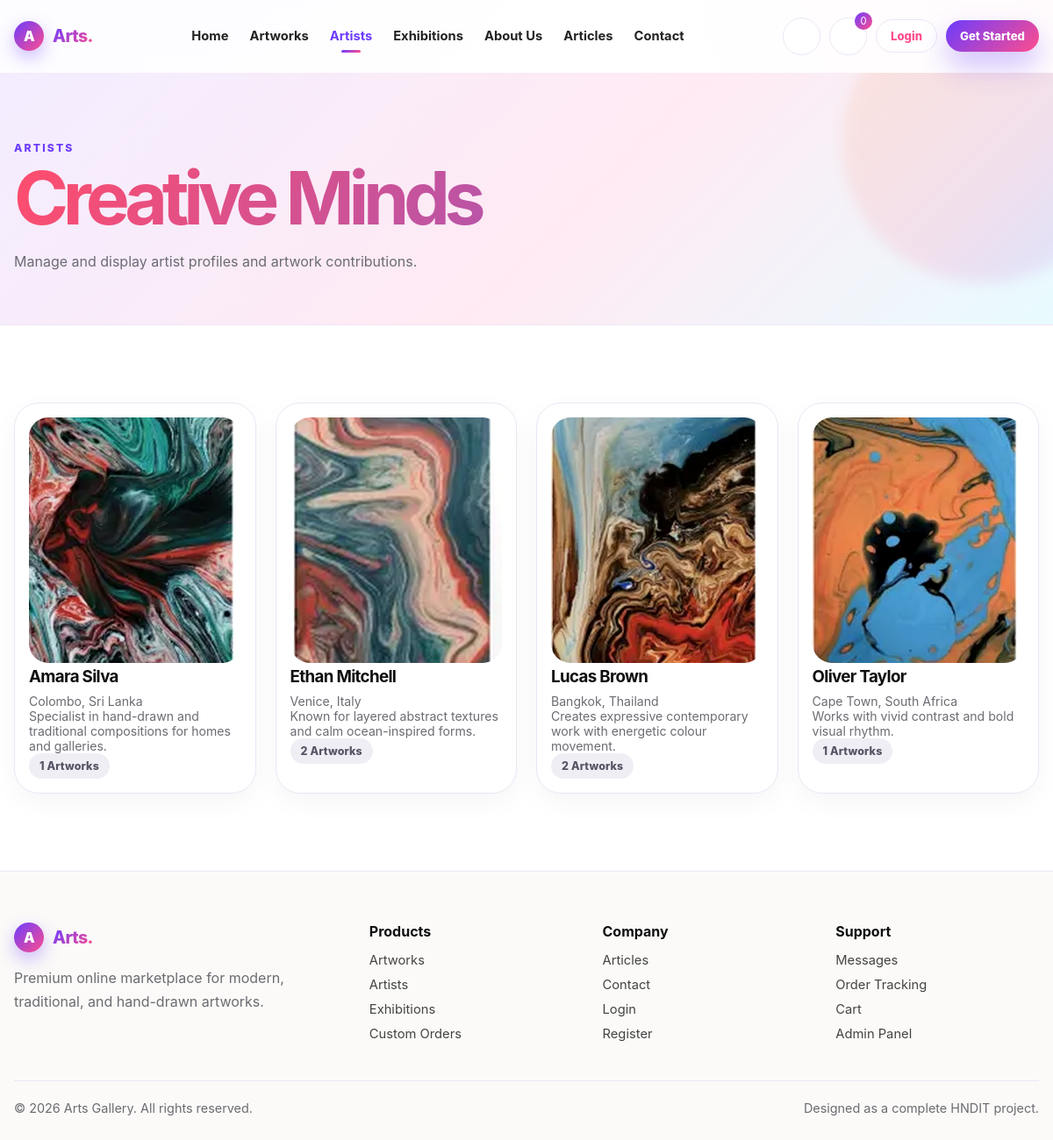
Screenshot of /artists.php with the database file from the repository.
### tables this page shows
CREATE TABLE artists (
    id INT AUTO_INCREMENT PRIMARY KEY,
    name VARCHAR(120) NOT NULL,
    location VARCHAR(120) NULL,
    bio TEXT NULL,
    image VARCHAR(255) NULL,
    created_at TIMESTAMP DEFAULT CURRENT_TIMESTAMP
);

### includes/helpers.php (called while the page is built, shortened)
<?php
function url(string $path = ''): string
{
    return BASE_URL . ltrim($path, '/');
}
function e(?string $value): string
{
    return htmlspecialchars($value ?? '', ENT_QUOTES, 'UTF-8');
}

### artists.php (the view, shortened to what this page needs)
<?php
require_once __DIR__ . '/includes/helpers.php';
require_once __DIR__ . '/config/database.php';
$artists = $pdo->query("SELECT artists.*, COUNT(artworks.id) AS artwork_count FROM artists LEFT JOIN artworks ON artists.id = artworks.artist_id GROUP BY artists.id ORDER BY artists.name")->fetchAll();
require_once __DIR__ . '/includes/header.php';
?>
<section class="page-hero"><div class="container"><span class="eyebrow">Artists</span><h1>Creative Minds</h1><p>Manage and display artist profiles and artwork contributions.</p></div></section>
<section class="section"><div class="container"><div class="grid-4">
<?php foreach ($artists as $artist): ?>
    <article class="artist-card">
        <img src="<?= url($artist['image']) ?>" alt="<?= e($artist['name']) ?>">
        <h3><?= e($artist['name']) ?></h3>
        <p><?= e($artist['location']) ?></p>
        <p><?= e($artist['bio']) ?></p>
        <span class="badge"><?= (int)$artist['artwork_count'] ?> Artworks</span>
    </article>
<?php endforeach; ?>
</div></div></section>
<?php require_once __DIR__ . '/includes/footer.php'; ?>

### assets/css/style.css (style rules this page uses)
:root { --bg: #ffffff; --bg-soft: #f6f4f1; --bg-cream: #fbfaf8; --text: #0e0e0f; --muted: #6b6b72; --line: #e9e4dd; --dark: #050505; --dark-soft: #191919; --success: #0c7a43; --danger: #b11d2a; --warning: #a36a00; --shadow: 0 24px 70px rgba(13, 13, 13, 0.10); --shadow-soft: 0 16px 35px rgba(13, 13, 13, 0.08); --radius-xl: 36px; --radius-lg: 24px; --radius-md: 16px; --container: 1180px; }
* { box-sizing: border-box; }
*::before, *::after { box-sizing: border-box; }
html { scroll-behavior: smooth; overflow-x: hidden; }
body { margin: 0; font-family: Inter, ui-sans-serif, system-ui, -apple-system, BlinkMacSystemFont, "Segoe UI", sans-serif; color: var(--text); background: var(--bg); overflow-x: hidden; min-width: 320px; }
img, svg { max-width: 100%; }
.container { width: min(100% - 32px, var(--container)); margin-inline: auto; }
.eyebrow { font-size: .76rem; font-weight: 850; text-transform: uppercase; letter-spacing: .18em; color: #4a4a4a; }
.hero h1, .section-head h2, .page-hero h1 { margin: 10px 0 18px; font-size: clamp(2.55rem, 7vw, 5.4rem); line-height: .94; letter-spacing: -.075em; }
.section { padding: 88px 0; }
.grid-4 { display: grid; grid-template-columns: repeat(4, 1fr); gap: 22px; }
.art-card h3, .article-card h3, .artist-card h3 { margin: 0 0 8px; letter-spacing: -.035em; }
.badge { display: inline-flex; align-items: center; padding: 7px 12px; border-radius: 999px; background: #f0ede8; color: #202020; font-size: .78rem; font-weight: 760; }
.artist-card { padding: 16px; border-radius: 28px; background: #fff; border: 1px solid var(--line); box-shadow: 0 10px 30px rgba(0,0,0,.04); }
.artist-card img { width: 100%; height: 280px; object-fit: cover; border-radius: 22px; }
.artist-card p { color: var(--muted); margin: 0; font-size: .88rem; }
.page-hero { padding: 74px 0 42px; background: var(--bg-cream); border-bottom: 1px solid var(--line); }
.page-hero p { color: var(--muted); line-height: 1.75; max-width: 740px; }
:root { --accent: #ff4d6d; --accent-2: #6c5ce7; --accent-3: #00b8a9; --accent-4: #ffb703; --accent-5: #2d9cdb; --ink: #14121f; --grad-warm: linear-gradient(120deg, #ff4d6d 0%, #ff8a5b 50%, #ffb703 100%); --grad-cool: linear-gradient(120deg, #6c5ce7 0%, #2d9cdb 55%, #00b8a9 100%); --grad-candy: linear-gradient(120deg, #ff4d6d 0%, #6c5ce7 100%); --bg-soft: #f6f2fb; --bg-cream: #fbf7ff; --line: #ece5f4; }
body { background: radial-gradient(1100px 600px at 8% -8%, rgba(108,92,231,.10), transparent 60%), radial-gradient(900px 520px at 100% 0%, rgba(255,77,109,.10), transparent 55%), radial-gradient(900px 700px at 50% 120%, rgba(0,184,169,.08), transparent 60%), var(--bg); }
.page-hero { background: radial-gradient(600px 300px at 0% 0%, rgba(108,92,231,.16), transparent 60%), radial-gradient(600px 320px at 100% 0%, rgba(255,77,109,.14), transparent 60%), var(--bg-cream); border-bottom: 1px solid var(--line); }
.page-hero h1 { background: var(--grad-candy); -webkit-background-clip: text; background-clip: text; color: transparent; }
.eyebrow { color: var(--accent); }
.badge { background: #efeafb; color: var(--accent-2); font-weight: 800; }
:root { --accent: #6c3cff; --accent-2: #ff4d8d; --accent-3: #00c2a8; --accent-4: #ff9f1c; --accent-5: #2bb3ff; --grad-brand: linear-gradient(135deg, #6c3cff 0%, #ff4d8d 100%); --grad-sunset: linear-gradient(135deg, #ff9f1c 0%, #ff4d8d 60%, #6c3cff 100%); --grad-ocean: linear-gradient(135deg, #2bb3ff 0%, #00c2a8 100%); --info: #1456c4; --purple: #6b2fb3; --neutral: #545464; }
.page-hero { background: linear-gradient(135deg, #f3edff 0%, #ffeaf3 55%, #e8fbff 100%); border-bottom: 1px solid #efe6f5; position: relative; overflow: hidden; }
.page-hero::after { content: ''; position: absolute; right: -80px; top: -80px; width: 320px; height: 320px; background: var(--grad-sunset); opacity: .12; border-radius: 50%; filter: blur(8px); }
.page-hero .eyebrow { color: var(--accent); }
.badge { background: #efeef5; color: var(--neutral); font-weight: 800; letter-spacing: .01em; }

### rows the page displays
artists: image (picture), name "Amara Silva", location "Colombo, Sri Lanka", bio "Specialist in hand-drawn and traditional compositions for homes and galleries.", artwork_count "1"
artists: image (picture), name "Ethan Mitchell", location "Venice, Italy", bio "Known for layered abstract textures and calm ocean-inspired forms.", artwork_count "2"
artists: image (picture), name "Lucas Brown", location "Bangkok, Thailand", bio "Creates expressive contemporary work with energetic colour movement.", artwork_count "2"
artists: image (picture), name "Oliver Taylor", location "Cape Town, South Africa", bio "Works with vivid contrast and bold visual rhythm.", artwork_count "1"

### other values shown
cart_count() "0"
